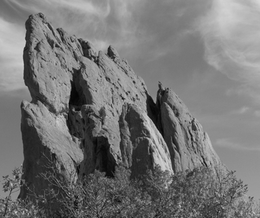
%> input picture 5_bilateral_filter/rock_orig.pgm, 260 x 218 px, shrunk from 411 x 345 before the run
$ octave main.m   (GNU Octave 9; MATLAB toolbox functions it lacks are replaced by stand-ins)
%> lines starting %> are read from the running program, lines starting %| are printed output that depends on the picture
### 5_bilateral_filter/bilateralfilter.m
function B = bilateralfilter(img, w, sigma_d, sigma_r)

% Pre-compute Gaussian domain weights G.
[X,Y] = meshgrid(-w:w,-w:w);
G = exp(-(X.^2+Y.^2)/(2*sigma_d^2));

% Apply bilateral filter.
dim = size(img);
B = zeros(dim);

for i = 1:dim(1)
   for j = 1:dim(2)

         % Extract local region.
         iMin = max(i-w,1);
         iMax = min(i+w,dim(1));
         jMin = max(j-w,1);
         jMax = min(j+w,dim(2));
         %定义当前核所作用的区域为(iMin:iMax,jMin:jMax)
         I = img(iMin:iMax,jMin:jMax);%提取该区域的源图像值赋给I

         % Compute Gaussian intensity weights.
         H = exp(-(I-img(i,j)).^2/(2*sigma_r^2));

         % Calculate bilateral filter response.
         F = H.*G((iMin:iMax)-i+w+1,(jMin:jMax)-j+w+1);
         B(i,j) = sum(F(:).*I(:))/sum(F(:));

   end
end
end

### 5_bilateral_filter/main.m
close all;
clear all;
clc;

%% load images

rock = double(imread('rock_orig.pgm'))/255.0;
%> rock: size 218x260 double; min 0.00392, max 0.843, mean 0.459
rock_b = double(imread('rock_bilateral.pgm'))/255.0;
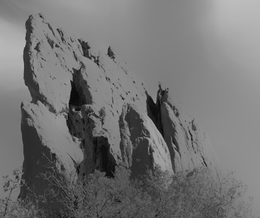
%> input picture 5_bilateral_filter/rock_bilateral.pgm, 260 x 218 px, shrunk from 411 x 345 before the run
%> rock_b: size 218x260 double; min 0.0235, max 0.749, mean 0.45

[h, w] = size(rock)
%> h = 218; w = 260

% viz
figure(1);
imshow(rock,[]);


%% bilateral

% calc sigma_r
[dx dy] = gradient(rock);
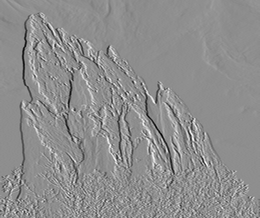
%> dx: size 218x260 double; min -0.375, max 0.296, mean 0.000316; drawn with min black and max white
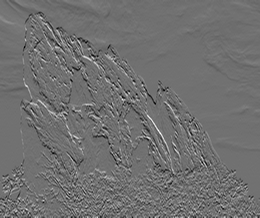
%> dy: size 218x260 double; min -0.276, max 0.347, mean -0.00141; drawn with min black and max white
mag = sqrt(dx.^2 + dy.^2);
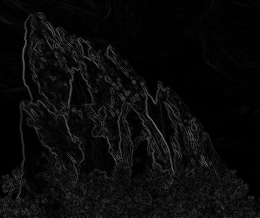
%> mag: size 218x260 double; min 0, max 0.495, mean 0.0416
magup = sort(mag(:));
pos = round(0.9 * length(magup));
%> pos = 51012

sigma_s = min(h, w) / 16.0
%> sigma_s = 13.62
w = ceil(2*sigma_s)
%> w = 28
sigma_r = magup(pos)
%> sigma_r = 0.112

[X,Y] = meshgrid(-w:w,-w:w);
G = exp(-(X.^2+Y.^2)/(2*sigma_s^2));

figure(2);
imshow(G,[])


bilat = bilateralfilter(rock, w, sigma_s, sigma_r);


%% sfgs

figure(3);
subplot(2,2,1); imshow(rock);
subplot(2,2,2); imshow(bilat);
subplot(2,2,3); imshow(rock_b);
subplot(2,2,4); imshow((rock_b-bilat).^2,[]);


%% enhance texture

rock_tex = rock-bilat;%extract texture
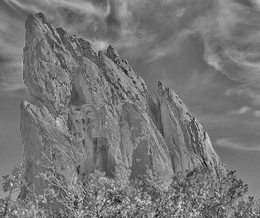
%> rock_tex: size 218x260 double; min -0.188, max 0.215, mean 5.68e-05; drawn with min black and max white
residual = rock_tex*3 + rock;%enhance texture
img_out = residual/max(residual(:));
%img_out = residual;

figure(4);
imshow(img_out,[]);
imwrite(img_out,'rock_resid.jpg');

% normalization

figure(5);
for i = 1:4
    detail = (2*i*rock_tex);
    res = exp(log(bilat) + detail/max(detail(:)));
    ax(i) = subplot(2,2,i); imshow(res,[]);
end
%> this loop made 4 passes
%> pass 1, `res = exp(log(bilat) + detail/max(detail(:)));`:
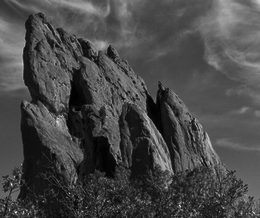
%> res: size 218x260 double; min 0.062, max 1.49, mean 0.473; drawn with min black and max white
%> after the loop, ax = [-208.3 -214.9 -220.7 -226.7]

linkaxes(ax);
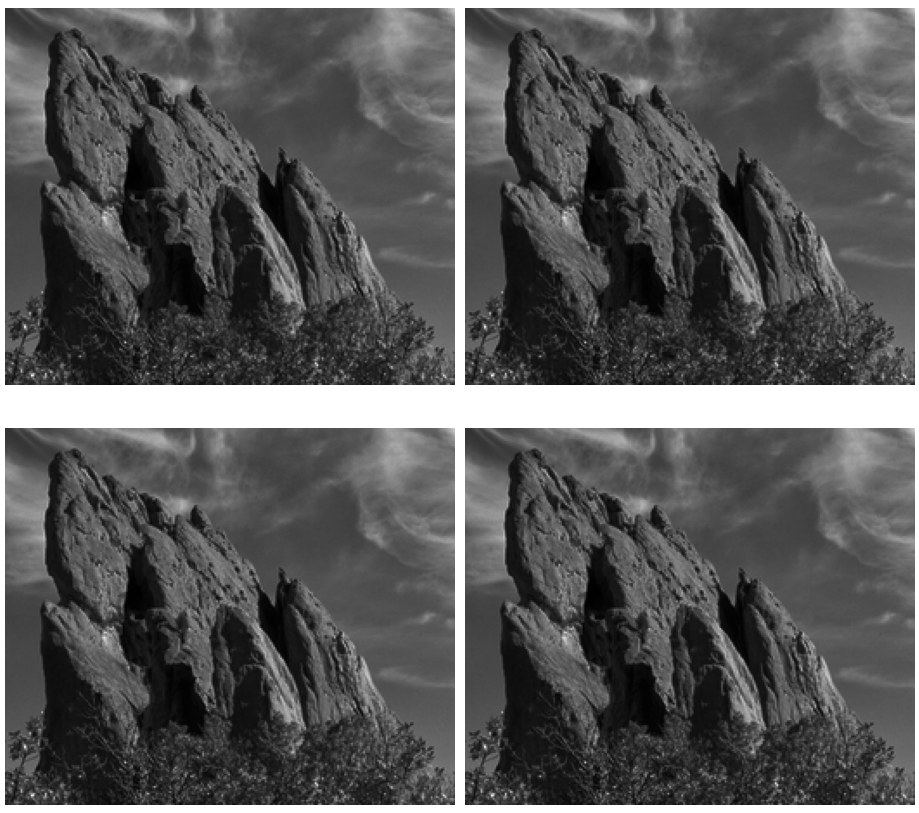
%> figure redrawn from the program's plot data, 4 panels
